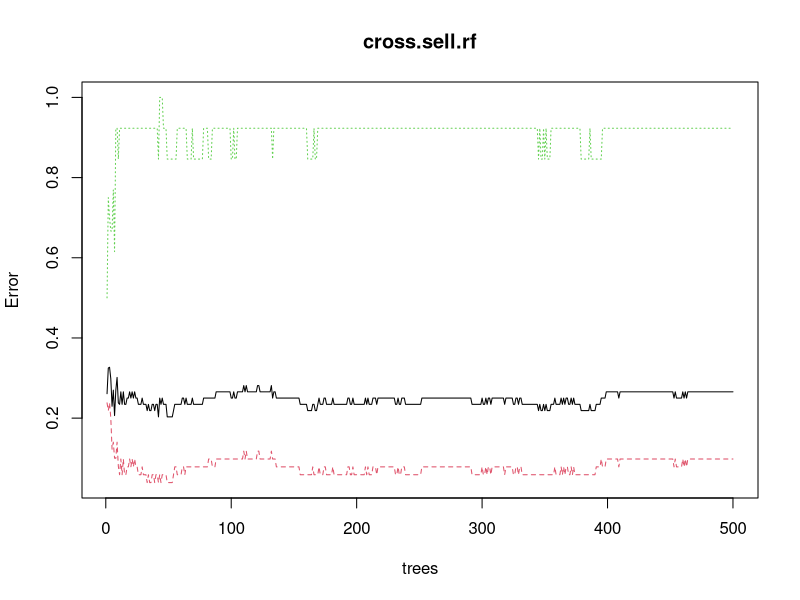
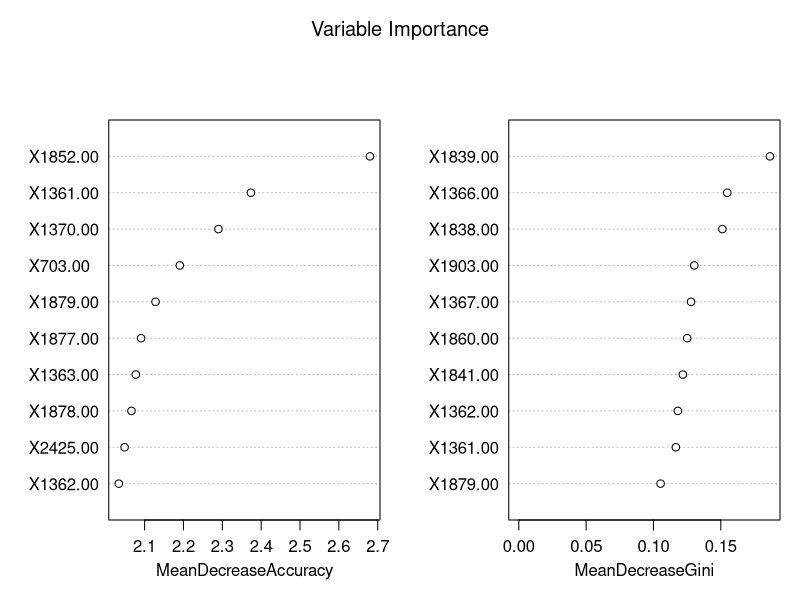

The R script that drew these images, in order: (Note: this script raises an error after producing the figures.)
#random forest, works well.
library(randomForest)
options(max.print=1000)
#PCA
data = read.table("data.csv", sep=",", header=TRUE)
# log transform 
J <- scale(data[,10])
scaled.INST2 <- scale(data[,11:2161])

#analyse 1
scaled.data <- cbind(data[,5], J)
scaled.data[]
scaled.data <- cbind(scaled.data, scaled.INST2)
scaled.data <- as.data.frame(scaled.data);
names(scaled.data)[1]<-"Species"
scaled.data$Species <- as.factor(scaled.data$Species)
varNames <- names(scaled.data)
varNames <- varNames[!varNames %in% c("Species")]
varNames1 <- paste(varNames, collapse = "+")
rf.form <- as.formula(paste("Species", varNames1, sep = " ~ "))
cross.sell.rf <- randomForest(rf.form,scaled.data,ntree=500,importance=T)
plot(cross.sell.rf)
varImpPlot(cross.sell.rf,sort = T,main="Variable Importance",n.var=10)
weights <- information.gain(Species~. ,as.data.frame(scaled.data))
#print(weights)
subset <- cutoff.k(weights, 2)
f <- as.simple.formula(subset, "Species")
print(f)
head(weights[order(-weights$attr_importance), , drop = FALSE])

#analyse 2
scaled.data <- cbind(data[,7], J)
scaled.data[]
scaled.data <- cbind(scaled.data, scaled.INST2)
scaled.data <- as.data.frame(scaled.data);
names(scaled.data)[1]<-"Species"
scaled.data$Species <- as.factor(scaled.data$Species)
varNames <- names(scaled.data)
varNames <- varNames[!varNames %in% c("Species")]
varNames1 <- paste(varNames, collapse = "+")
rf.form <- as.formula(paste("Species", varNames1, sep = " ~ "))
cross.sell.rf <- randomForest(rf.form,scaled.data,ntree=500,importance=T)
plot(cross.sell.rf)
varImpPlot(cross.sell.rf,sort = T,main="Variable Importance",n.var=10)
weights <- information.gain(Species~. ,as.data.frame(scaled.data))
#print(weights)
subset <- cutoff.k(weights, 2)
f <- as.simple.formula(subset, "Species")
print(f)
head(weights[order(-weights$attr_importance), , drop = FALSE])

#analyse 3
scaled.data <- cbind(data[,9], J)
scaled.data[]
scaled.data <- cbind(scaled.data, scaled.INST2)
scaled.data <- as.data.frame(scaled.data);
names(scaled.data)[1]<-"Species"
scaled.data$Species <- as.factor(scaled.data$Species)
varNames <- names(scaled.data)
varNames <- varNames[!varNames %in% c("Species")]
varNames1 <- paste(varNames, collapse = "+")
rf.form <- as.formula(paste("Species", varNames1, sep = " ~ "))
cross.sell.rf <- randomForest(rf.form,scaled.data,ntree=500,importance=T)
plot(cross.sell.rf)
varImpPlot(cross.sell.rf,sort = T,main="Variable Importance",n.var=10)
weights <- information.gain(Species~. ,as.data.frame(scaled.data))
#print(weights)
subset <- cutoff.k(weights, 2)
f <- as.simple.formula(subset, "Species")
print(f)
head(weights[order(-weights$attr_importance), , drop = FALSE])

